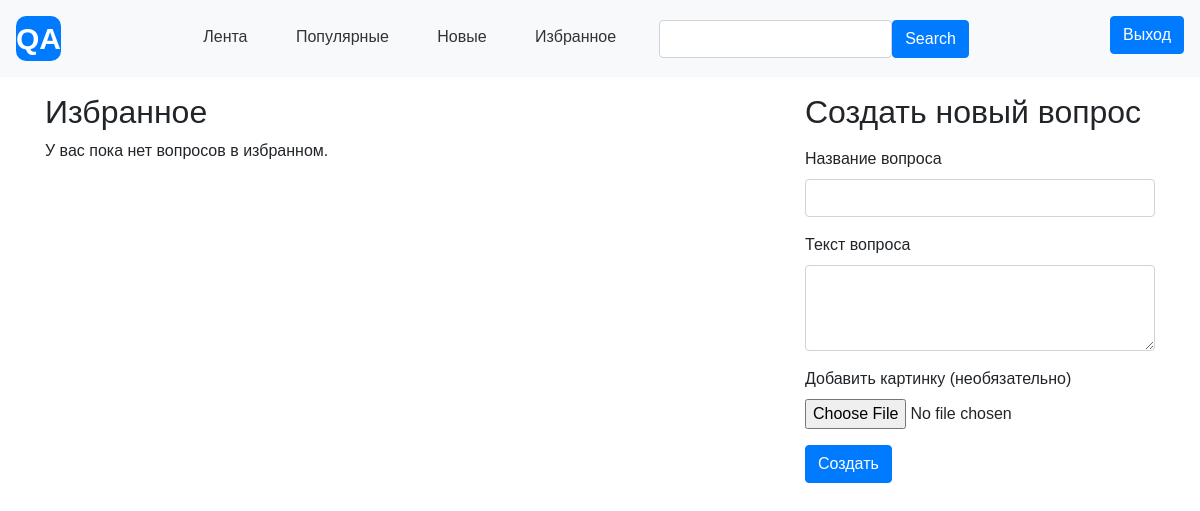
Page /qa_app/bookmarks/ (signed in) on the earlier database version.
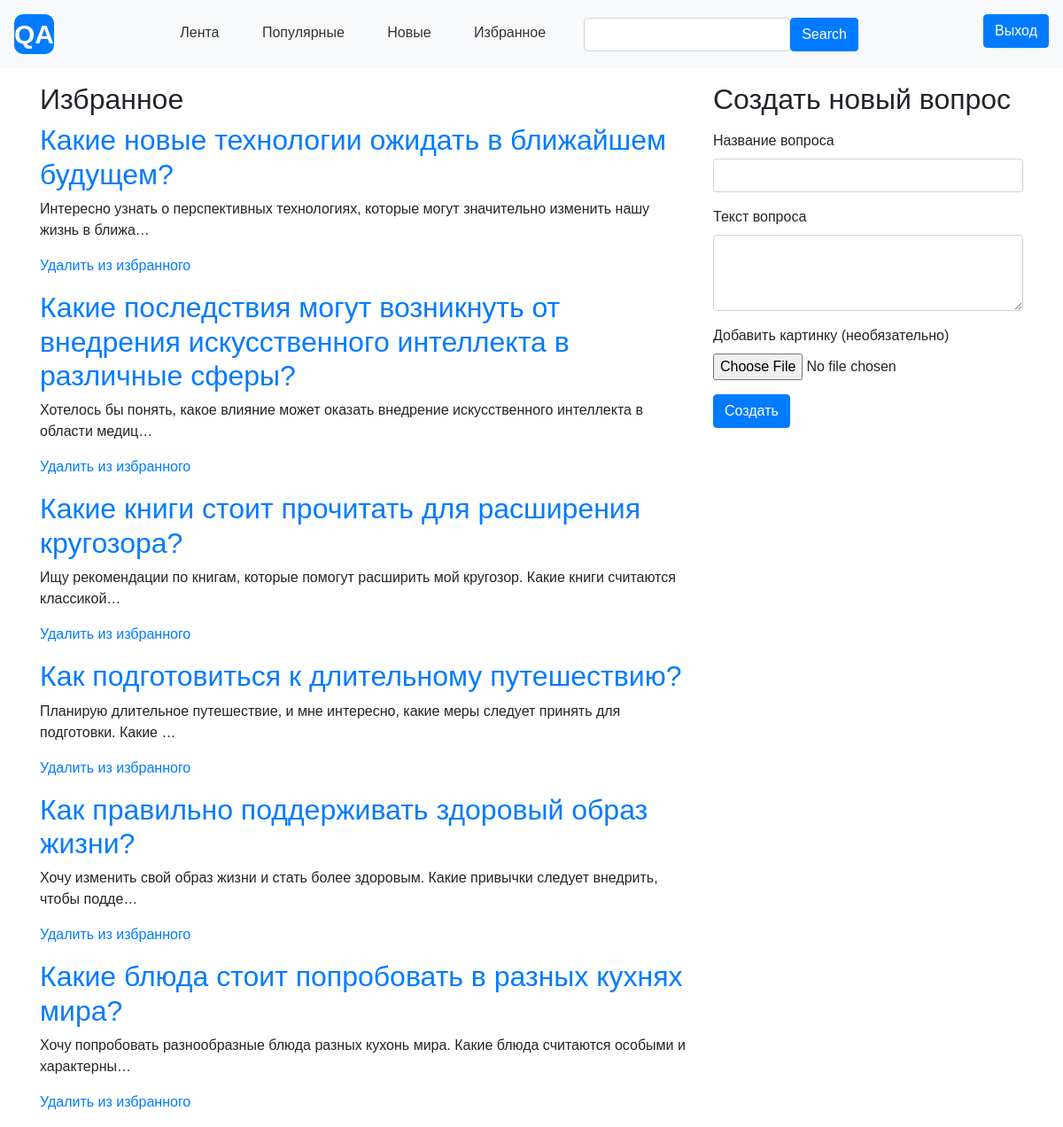
Same page on the later database version.
### qa_app/models.py (models this page shows, shortened)
class Bookmark(models.Model):
	user = models.ForeignKey(User, on_delete=models.CASCADE)
	question = models.ForeignKey(Question, on_delete=models.CASCADE)
	created_at = models.DateTimeField(auto_now_add=True)
	class Meta:
		unique_together = (
			'user',
			'question')  # чтобы предотвратить повторные закладки одного и того же вопроса одним пользователем

class Question(models.Model):
	author = models.ForeignKey(User, on_delete=models.CASCADE, default=None)
	title = models.CharField(max_length=200, default=None)
	text = models.TextField()
	image = models.ImageField(upload_to='images/', null=True, blank=True)
	pub_date = models.DateTimeField(auto_now_add=True)
	categories = models.ManyToManyField(Category, blank=True)
	history = HistoricalRecords()
	is_closed = models.BooleanField(default=False)

### qa_app/views.py (the view)
# urls.py: path('bookmarks/', views.bookmarks, name='bookmarks'),
def bookmarks(request):
	bookmarks = Bookmark.objects.filter(user=request.user)
	if request.method == 'POST' and request.user.is_authenticated:
		form = QuestionForm(request.POST, request.FILES)
		if form.is_valid():
			question = form.save(commit=False)
			question.author = request.user
			question.save()
			return redirect('question_detail', question.id)
	else:
		form = QuestionForm()
	return render(request, 'bookmarks.html', {'bookmarks': bookmarks})

### qa_app/templates/bookmarks.html
{% extends "base.html" %}
{% block content %}
    <h2>Избранное</h2>
    {% for bookmark in bookmarks %}
        <div>
            <h2><a href="{% url 'question_detail' id=bookmark.question.id %}">{{ bookmark.question.title }}</a></h2>
            <p>{{ bookmark.question.text|truncatechars:100 }}</p>
            <p><a href="{% url 'delete_bookmark' bookmark.id %}">Удалить из избранного</a></p>
        </div>
    {% empty %}
        <p>У вас пока нет вопросов в избранном.</p>
    {% endfor %}
{% endblock %}

### qa_app/templates/base.html (shortened to what this page needs)
{% load static %}
<!DOCTYPE html>
<html>
<head>
    <link rel="stylesheet" href="https://stackpath.bootstrapcdn.com/bootstrap/4.3.1/css/bootstrap.min.css">
    <link rel="stylesheet" href="{% static 'css/style.css' %}">
</head>
<body>
<header class="d-flex justify-content-between p-3 bg-light header">
    <div>
<span style="background-color: #007bff; font-weight: bold; font-size: 30px; color: white; border-radius: 10px; display: inline-block;">QA</span>
    </div>
    <div class="d-flex justify-content-center">
        <nav class="pr-3" >
            <a href="{% url 'feed' %}" class="btn btn-link nav-link">Лента</a>
            <a href="{% url 'popular' %}" class="btn btn-link nav-link">Популярные</a>
            <a href="{% url 'recent' %}" class="btn btn-link nav-link">Новые</a>
            {% if request.user.is_authenticated %}
                <a href="{% url 'bookmarks' %}" class="btn btn-link nav-link">Избранное</a>
            {% endif %}
        </nav>
        <form action="{% url 'search' %}" method="GET" class="form-inline pr-3">
            <input type="text" name="query" class="form-control">
            <button type="submit" class="btn btn-primary">
                <span>Search</span>
            </button>
        </form>
    </div>
    <div>
        {% if request.user.is_authenticated %}
            <a href="{% url 'logout' %}" class="btn btn-primary">Выход</a>
        {% else %}
            <a href="{% url 'login' %}" class="btn btn-primary">Войти</a>
            <a href="{% url 'register' %}" class="btn btn-primary">Регистрация</a>
        {% endif %}
    </div>
</header>
<main class="container mt-3">
    <div class="row">
        <div class="col-md-8">
            {% block content %}{% endblock %}
        </div>
        <div class="col-md-4">
            <h2 class="mb-3">Создать новый вопрос</h2>
            <form method="post" enctype="multipart/form-data">
                <div class="form-group">
                    <label for="title">Название вопроса</label>
                    <input type="text" class="form-control" id="title" name="title" required>
                </div>
                <div class="form-group">
                    <label for="text">Текст вопроса</label>
                    <textarea class="form-control" id="text" name="text" rows="3" required></textarea>
                </div>
                <div class="form-group">
                    <label for="image">Добавить картинку (необязательно)</label>
                    <input type="file" class="form-control-file" id="image" name="image">
                </div>
                <button type="submit" class="btn btn-primary">Создать</button>
            </form>
        </div>
    </div>
</main>
</body>
</html>

### qa_app/static/css/style.css (style rules this page uses)
body { font-family: Arial, sans-serif; }
.header { background-color: #f8f9fa; padding: 20px 0; }
.nav-link { display: inline-block; margin-right: 10px; color: #333; }
.container { margin-top: 20px; }
.btn-primary { background-color: #007bff; border-color: #007bff; }

Differences in the rows shown:
added Bookmark: question "Какие новые технологии ожидать в ближайшем будущем?", question.text "Интересно узнать о перспективных технологиях, которые могут значительно изменить нашу жизнь в ближа…"
added Bookmark: question "Какие последствия могут возникнуть от внедрения искусственного интеллекта в различные сферы?", question.text "Хотелось бы понять, какое влияние может оказать внедрение искусственного интеллекта в области медиц…"
added Bookmark: question "Какие книги стоит прочитать для расширения кругозора?", question.text "Ищу рекомендации по книгам, которые помогут расширить мой кругозор. Какие книги считаются классикой…"
added Bookmark: question "Как подготовиться к длительному путешествию?", question.text "Планирую длительное путешествие, и мне интересно, какие меры следует принять для подготовки. Какие …"
added Bookmark: question "Как правильно поддерживать здоровый образ жизни?", question.text "Хочу изменить свой образ жизни и стать более здоровым. Какие привычки следует внедрить, чтобы подде…"
added Bookmark: question "Какие блюда стоит попробовать в разных кухнях мира?", question.text "Хочу попробовать разнообразные блюда разных кухонь мира. Какие блюда считаются особыми и характерны…"
Other differences:
text no longer shown: "У вас пока нет вопросов в избранном."
